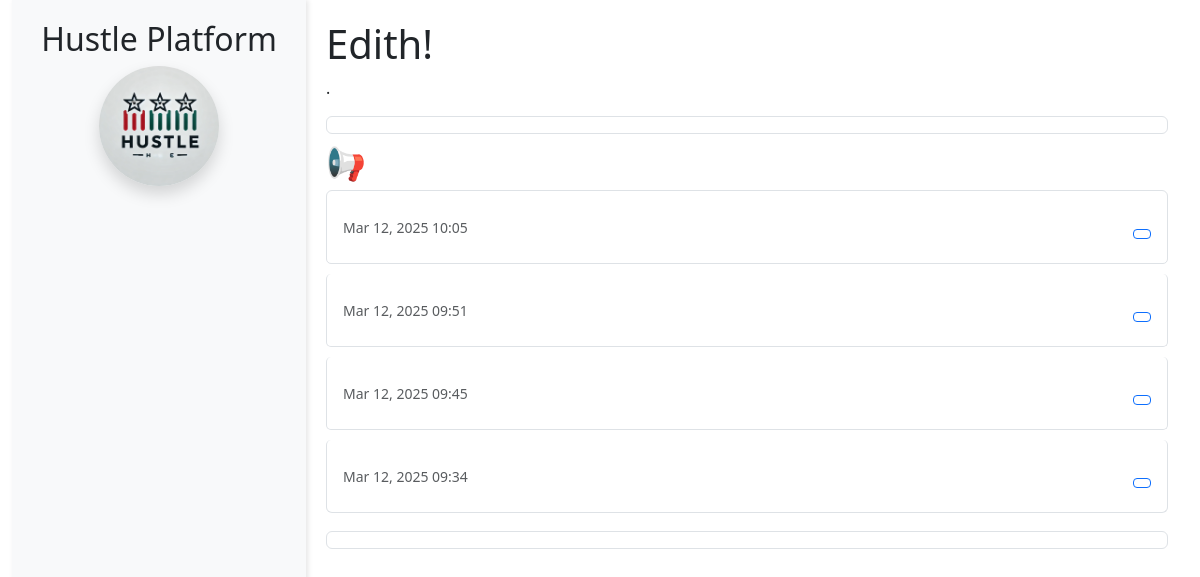
Before: /mentor/dashboard/ (signed in) with the older database file.
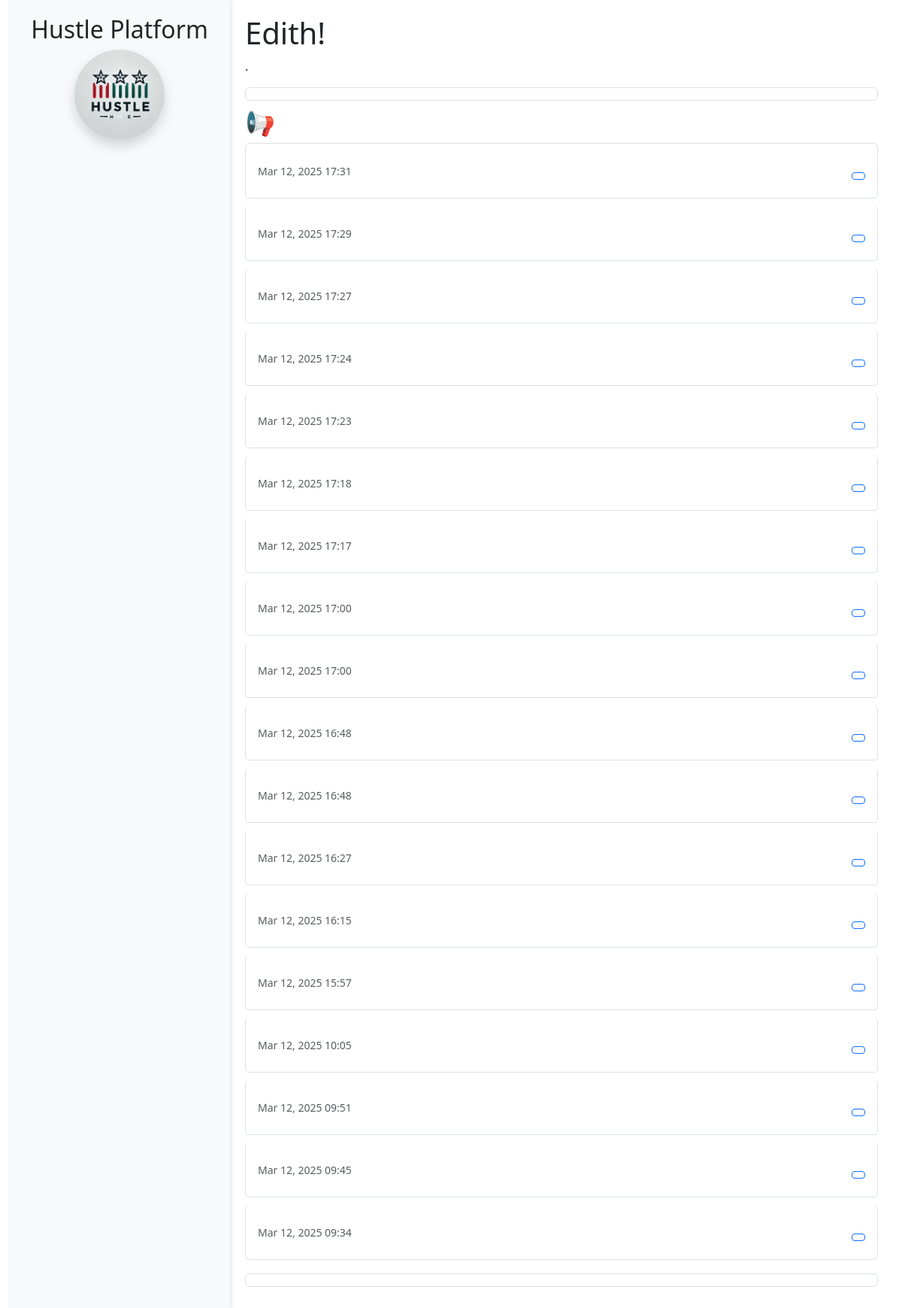
After: the same page with the newer database file.
### capstone/models.py (models this page shows, shortened)
class Notification(models.Model):
    user = models.ForeignKey(User, on_delete=models.CASCADE, related_name='notifications')
    message = models.TextField()
    is_read = models.BooleanField(default=False)
    is_seen = models.BooleanField(default=False)
    created_at = models.DateTimeField(auto_now_add=True)
    job_application = models.ForeignKey(JobApplication, on_delete=models.CASCADE, null=True, blank=True)

### capstone/views.py (the view)
# urls.py: path('mentor/dashboard/', views.mentor_dashboard, name='mentor_dashboard'),
@login_required
def mentor_dashboard(request):
    if request.user.user_type != 'mentor' and not request.user.is_superuser:
        return redirect('login')
    notifications = Notification.objects.filter(user=request.user, is_seen= False).order_by('-created_at')
    mentees = User.objects.filter(
        id__in=MentorshipRequest.objects.filter(mentor=request.user, status='approved').values_list('mentee_id', flat=True)
    )
    mentorship_requests = MentorshipRequest.objects.filter(mentor=request.user, status='pending')
    messages = Message.objects.filter(mentor=request.user).order_by('-timestamp')[:5]
    context = {
        'user': request.user,
        'notifications': notifications,
        'mentees': mentees,
        'messages': messages,
        'mentorship_requests': mentorship_requests,
    }
    return render(request, 'capstone/mentor_dashboard.html', context)

### capstone/templatetags/custom_filters.py (called while the page is built)
@register.filter
def translate(text, target_lang):
    if text and target_lang:
        try:
            translation = translator.translate(text, dest=target_lang)
            return translation.text
        except Exception as e:
            print(f"Translation failed: {e}")
    return text

### capstone/templates/capstone/mentor_dashboard.html (shortened to what this page needs)
{% extends 'mentor-base.html' %}
{% load custom_filters %}
{% block mentor_content %}
<h1>{{ "Welcome, "|translate:user.language_preference }}{{ user.username }}!</h1>
<p>{{ "You are logged in as a "|translate:user.language_preference }}<strong>{{ "Mentor"|translate:user.language_preference }}</strong>.</p>
<section>
    <section>
        <ul class="list-group">
            {% for mentee in mentees %}
                <li class="list-group-item">
                    <a href="{% url 'participant_profile' mentee.id %}" class="text-decoration-none">
                        {{ mentee.full_name }}
                    </a>
                </li>
            {% empty %}
                <li class="list-group-item">{{ "No mentees yet."|translate:user.language_preference }}</li>
            {% endfor %}
        </ul>
    </section>
</section>
<h2>📢 {{ "Notifications"|translate:user.language_preference }}</h2>
<ul class="list-group">
    {% for notification in notifications %}
        <li class="list-group-item d-flex justify-content-between align-items-center">
            <div>
                <p><small class="text-muted">{{ notification.created_at|date:"M d, Y H:i" }}</small></p>
            </div>
            {% if not notification.is_seen %}
                <form method="post" action="{% url 'mark_notification_seen' notification.id %}">
                    <button type="submit" class="btn btn-sm btn-outline-primary">
                    </button>
                </form>
            {% endif %}
        </li>
    {% empty %}
        <li class="list-group-item text-muted text-center">{{ "No new notifications."|translate:user.language_preference }}</li>
    {% endfor %}
</ul>
<section>
    <ul class="list-group">
        {% for request in mentorship_requests %}
            <li class="list-group-item">
                <p><strong>{{ "New Mentorship Request:"|translate:user.language_preference }}</strong> {{ request.mentee.full_name }}</p>
                <p><strong>{{ "Message:"|translate:user.language_preference }}</strong> {{ request.message }}</p>
                <a href="{% url 'manage_mentorship_requests' %}">{{ "Respond"|translate:user.language_preference }}</a>
            </li>
        {% empty %}
            <li class="list-group-item">{{ "No new mentorship requests."|translate:user.language_preference }}</li>
        {% endfor %}
    </ul>
</section>
{% endblock %}

Changed rows visible on the page:
added Notification: created_at "Mar 12, 2025 17:31"
added Notification: created_at "Mar 12, 2025 17:29"
added Notification: created_at "Mar 12, 2025 17:27"
added Notification: created_at "Mar 12, 2025 17:24"
added Notification: created_at "Mar 12, 2025 17:23"
added Notification: created_at "Mar 12, 2025 17:18"
added Notification: created_at "Mar 12, 2025 17:17"
added Notification: created_at "Mar 12, 2025 17:00"
added Notification: created_at "Mar 12, 2025 17:00"
added Notification: created_at "Mar 12, 2025 16:48"
added Notification: created_at "Mar 12, 2025 16:48"
added Notification: created_at "Mar 12, 2025 16:27"
added Notification: created_at "Mar 12, 2025 16:15"
added Notification: created_at "Mar 12, 2025 15:57"
